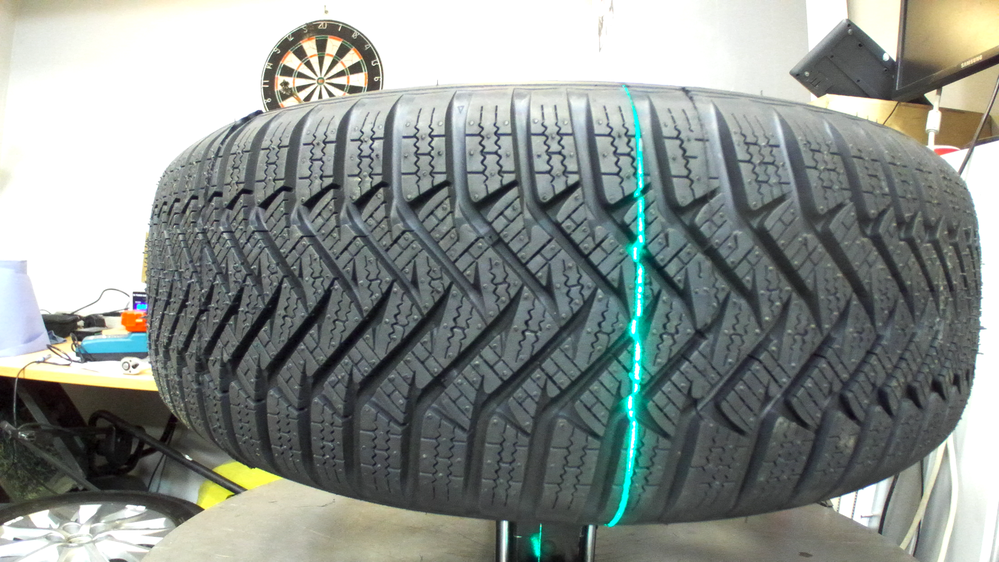
%> input picture image_left_1.png, 999 x 562 px, shrunk from 2208 x 1242 before the run
$ octave Depth_calculator_for_ZED1_stereo_V1_1_0.m   (GNU Octave 9; MATLAB toolbox functions it lacks are replaced by stand-ins)
%> lines starting %> are read from the running program, lines starting %| are printed output that depends on the picture
%% 0 skyrius. Bandymai su ZED 1 kamera išgauti profilį
clc; clear; close;

%% 1 skyrius: Importuokite stereo vaizdų porą ir atvaizduokite
leftImage = imread('image_left_1.png');
%> leftImage is the input picture: size 562x999x3 uint8; mean R, G, B 137.9, 144.6, 140.6
rightImage = imread('image_right_1.png');
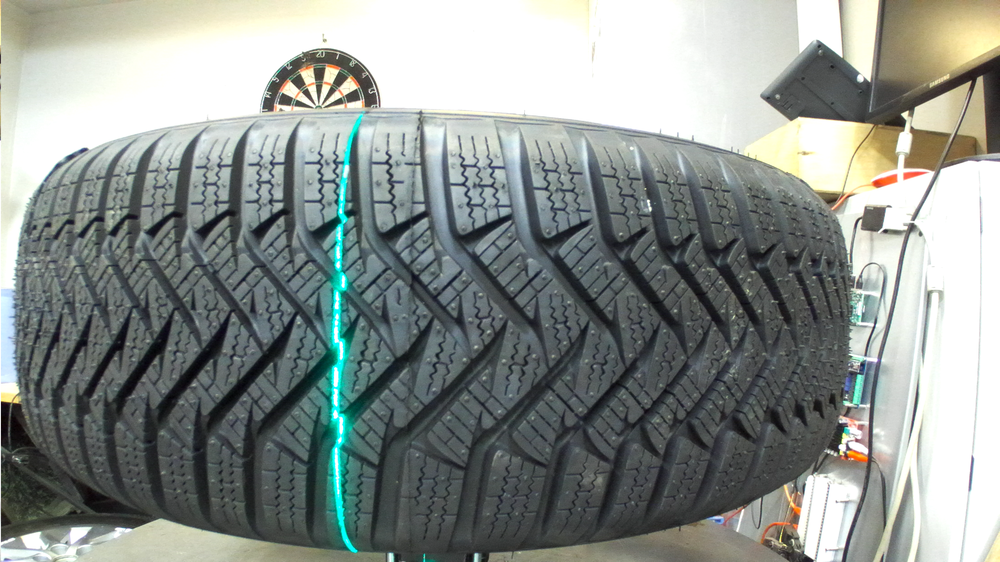
%> input picture image_right_1.png, 1000 x 562 px, shrunk from 2210 x 1242 before the run
%> rightImage is the input picture: size 562x1000x3 uint8; mean R, G, B 138.7, 145.2, 141.3

%leftImage = imread('DepthViewer_SbS_LEFT.png');
%rightImage = imread('DepthViewer_SbS_RIGHT.png');

combinedImage = [leftImage , rightImage];
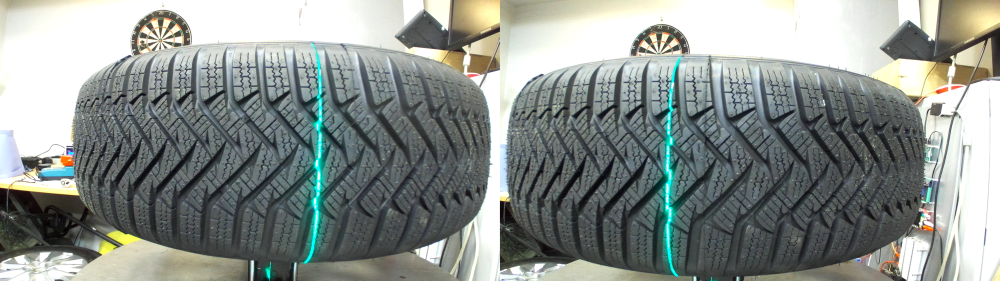
%> combinedImage: size 562x1999x3 uint8 (shown at 1/2 size); mean R, G, B 138.3, 144.9, 141

figure;
imshow(combinedImage);

%% 2 skyrius. Išankstinis vaizdų apdorojimas

% Vaizdų konvertavimas į pilkumo skalę
leftGray = rgb2gray(leftImage);
rightGray = rgb2gray(rightImage);


figure; %atvaizduojame
montage([leftGray, rightGray]);

%% 2A skyrius. Histogramos išlyginimas (papildoma)
leftEnhanced = histeq(leftGray);
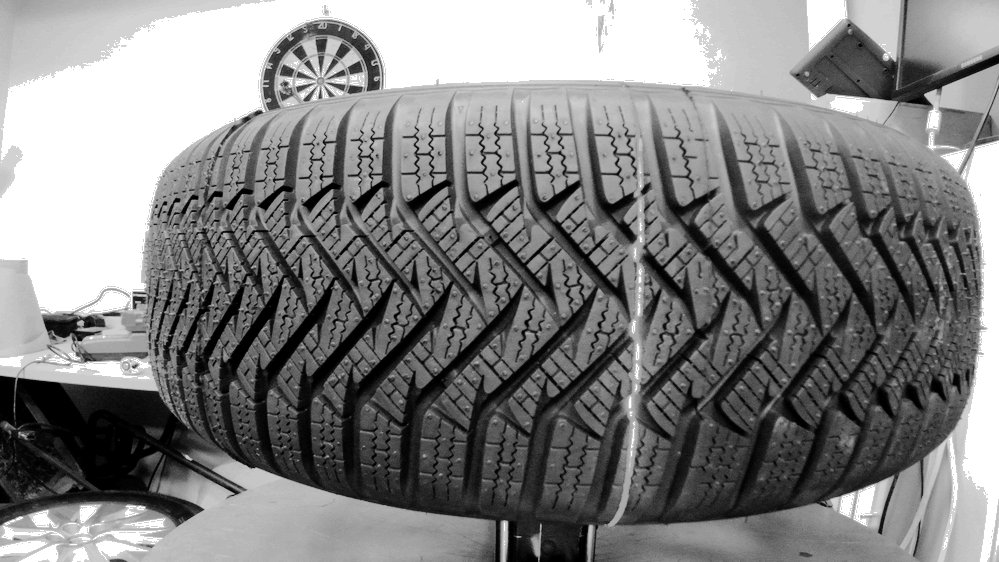
%> leftEnhanced: size 562x999 uint8; min 0, max 255, mean 129.6
rightEnhanced = histeq(rightGray);
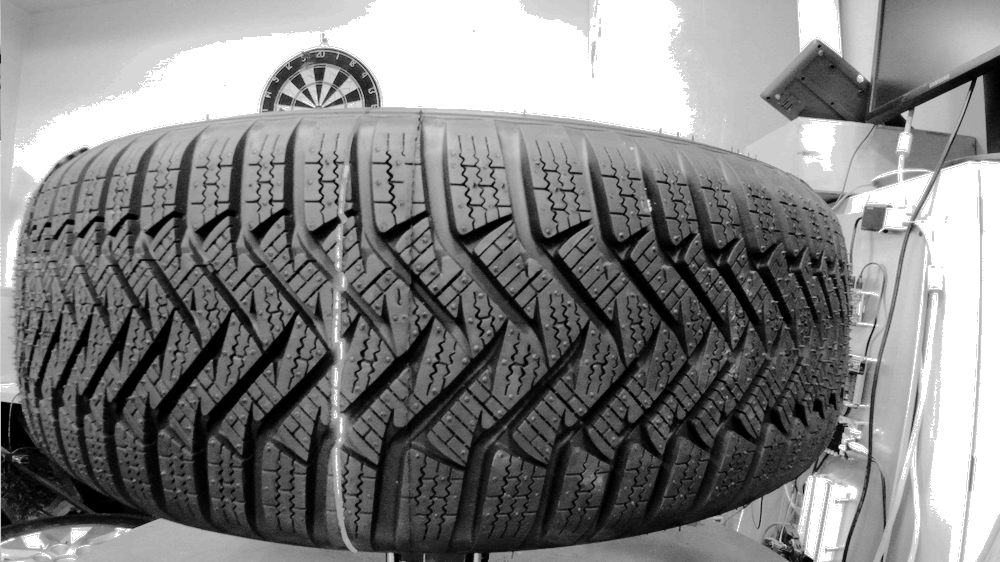
%> rightEnhanced: size 562x1000 uint8; min 0, max 255, mean 129
figure;
montage([leftEnhanced, rightEnhanced]);
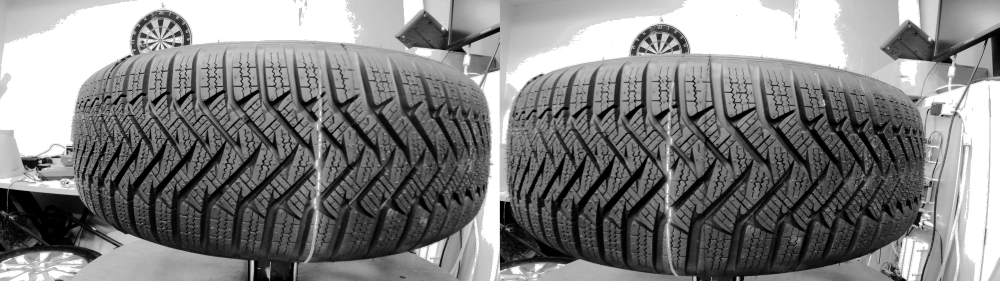
%> displayed picture: size 562x1999, on the screen's scale of 0 to 255 (shown at 1/2 size); min 0, max 255, mean 129.3
title('Patobulinti pilkosios skalės vaizdai');

%% 3 skyrius. 3D atvaizdavimas

figure;
surf(leftEnhanced);
colormap('parula');  % Malonus ir veiksmingas spalvų žemėlapis
shading interp;      % Interpoliuoja spalvas tarp veidų ir viršūnių
light;               % Prideda šviesos objektą
lighting phong;      % Naudojamas "Phong" apšvietimo modelis gylio pojūčiui sukurti
colorbar;            % Prideda spalvų skalę
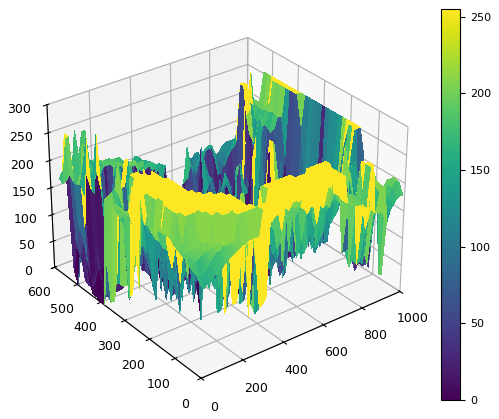
%> figure redrawn from the program's plot data

figure;
surf(rightEnhanced);
axis tight;
view(0, 90);         % Žiūrima tiesiai žemyn ant Z ašies
colormap('parula');  % Malonus ir veiksmingas spalvų žemėlapis
shading interp;      % Interpoliuoja spalvas tarp veidų ir viršūnių
light;               % Prideda šviesos objektą
lighting phong;      % Naudojamas "Phong" apšvietimo modelis gylio pojūčiui sukurti
colorbar;            % Prideda spalvų skalę
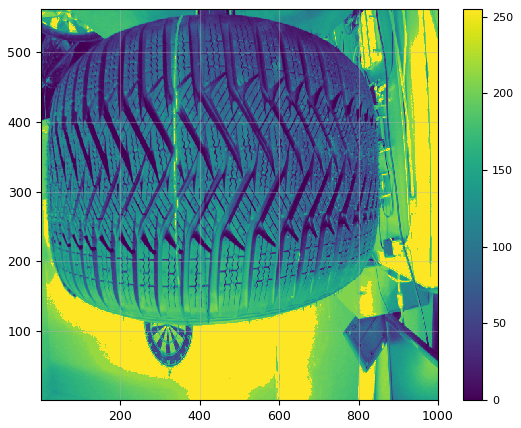
%> figure redrawn from the program's plot data


%% 4 skyrius. ištaisykite stereovaizdus (paprastas ištaisymas be kalibravimo). Transformavimas.
% Užtikrinkite, kad abu vaizdai būtų vienodo dydžio

minSize = min(size(leftEnhanced), size(rightEnhanced));
%> minSize = [562 999]
leftEnhanced = leftEnhanced(1:minSize(1), 1:minSize(2));
rightEnhanced = rightEnhanced(1:minSize(1), 1:minSize(2));
%> rightEnhanced: size 562x999 uint8

% Konvertuoti vaizdus į tą patį duomenų tipą
leftEnhanced = im2single(leftEnhanced);    %Konvertuoti vaizdą į vieno tikslumo
%> leftEnhanced: size 562x999 single
rightEnhanced = im2single(rightEnhanced);  %Konvertuoti vaizdą į vieno tikslumo
%> rightEnhanced: size 562x999 single

% SURF požymių ir juos atitinkančių deskriptorių aptikimas
%> (the run ends here)
